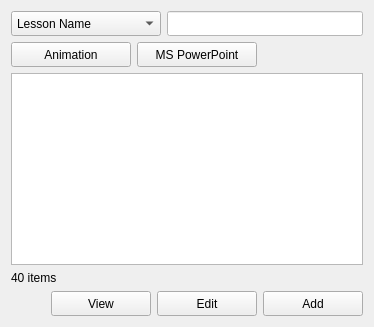
      <widget class="QWidget" name="pageLesson">
       <property name="styleSheet">
        <string notr="true">color: rgb(0, 0, 0);</string>
       </property>
       <layout class="QVBoxLayout" name="verticalLayout">
        <item>
         <layout class="QFormLayout" name="formLayout">
          <item row="0" column="0">
           <widget class="QComboBox" name="comboBox_filter">
            <property name="minimumSize">
             <size>
              <width>150</width>
              <height>25</height>
             </size>
            </property>
            <property name="styleSheet">
             <string notr="true">padding-left: 5px;</string>
            </property>
            <item>
             <property name="text">
              <string>Lesson Name</string>
             </property>
            </item>
           </widget>
          </item>
          <item row="0" column="1">
           <widget class="QLineEdit" name="txtSearch">
            <property name="minimumSize">
             <size>
              <width>0</width>
              <height>25</height>
             </size>
            </property>
            <property name="styleSheet">
             <string notr="true">background-color: rgb(255, 255, 255);</string>
            </property>
           </widget>
          </item>
         </layout>
        </item>
        <item>
         <layout class="QHBoxLayout" name="horizontalLayout_4">
          <item>
           <widget class="QPushButton" name="btnAnimation">
            <property name="minimumSize">
             <size>
              <width>120</width>
              <height>25</height>
             </size>
            </property>
            <property name="text">
             <string>Animation</string>
            </property>
           </widget>
          </item>
          <item>
           <widget class="QPushButton" name="btnPowerPoint">
            <property name="minimumSize">
             <size>
              <width>120</width>
              <height>25</height>
             </size>
            </property>
            <property name="text">
             <string>MS PowerPoint</string>
            </property>
           </widget>
          </item>
          <item>
           <spacer name="horizontalSpacer">
            <property name="orientation">
             <enum>Qt::Horizontal</enum>
            </property>
            <property name="sizeHint" stdset="0">
             <size>
              <width>40</width>
              <height>20</height>
             </size>
            </property>
           </spacer>
          </item>
         </layout>
        </item>
        <item>
         <widget class="QTableWidget" name="table_lesson"/>
        </item>
        <item>
         <widget class="QLabel" name="label_lessonTotalCount">
          <property name="text">
           <string>40 items</string>
          </property>
         </widget>
        </item>
        <item>
         <layout class="QHBoxLayout" name="horizontalLayout_5">
          <item>
           <spacer name="horizontalSpacer_2">
            <property name="orientation">
             <enum>Qt::Horizontal</enum>
            </property>
            <property name="sizeHint" stdset="0">
             <size>
              <width>40</width>
              <height>20</height>
             </size>
            </property>
           </spacer>
          </item>
          <item>
           <widget class="QPushButton" name="btnLessonView">
            <property name="minimumSize">
             <size>
              <width>100</width>
              <height>25</height>
             </size>
            </property>
            <property name="text">
             <string>View</string>
            </property>
           </widget>
          </item>
          <item>
           <widget class="QPushButton" name="btnLessonEdit">
            <property name="minimumSize">
             <size>
              <width>100</width>
              <height>25</height>
             </size>
            </property>
            <property name="text">
             <string>Edit</string>
            </property>
           </widget>
          </item>
          <item>
           <widget class="QPushButton" name="btnLessonAdd">
            <property name="minimumSize">
             <size>
              <width>100</width>
              <height>25</height>
             </size>
            </property>
            <property name="text">
             <string>Add</string>
            </property>
           </widget>
          </item>
         </layout>
        </item>
       </layout>
      </widget>
